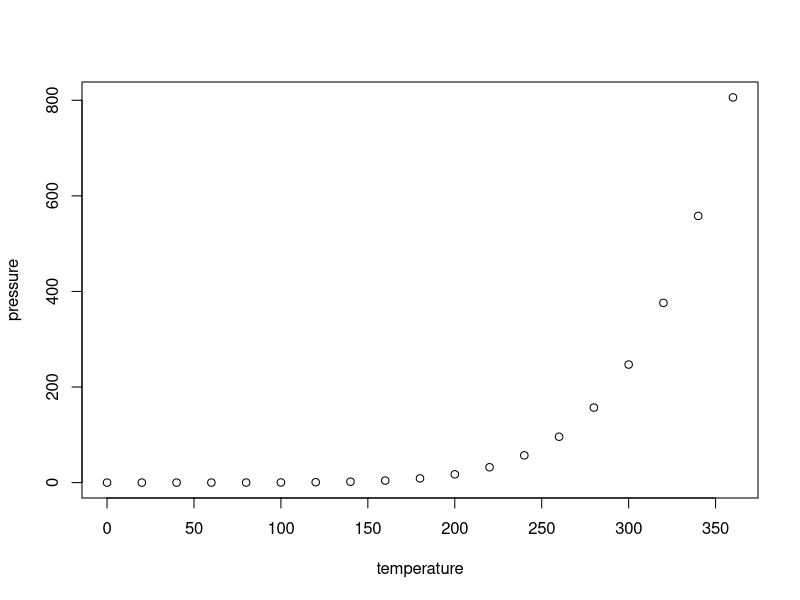
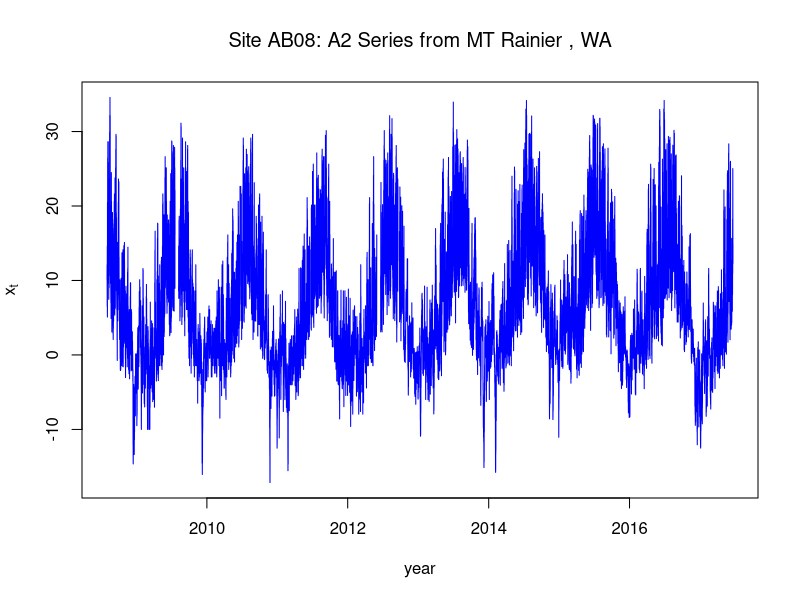
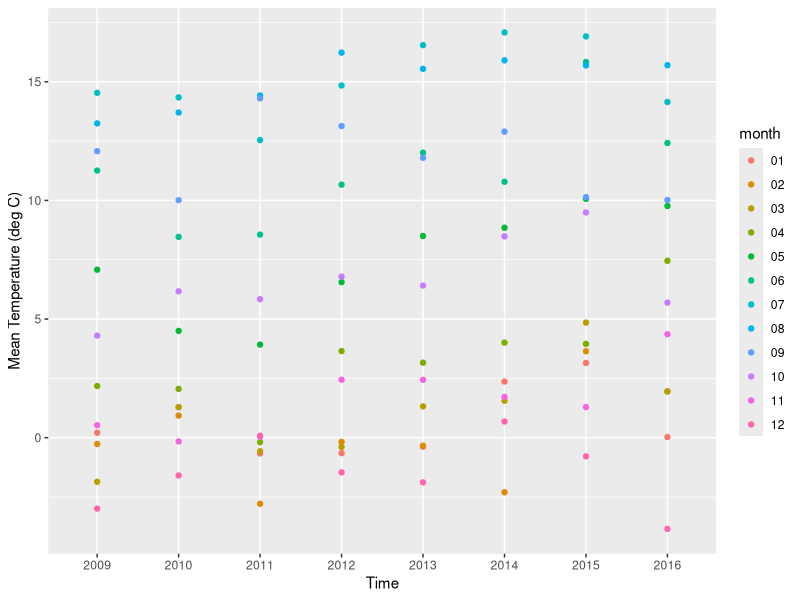
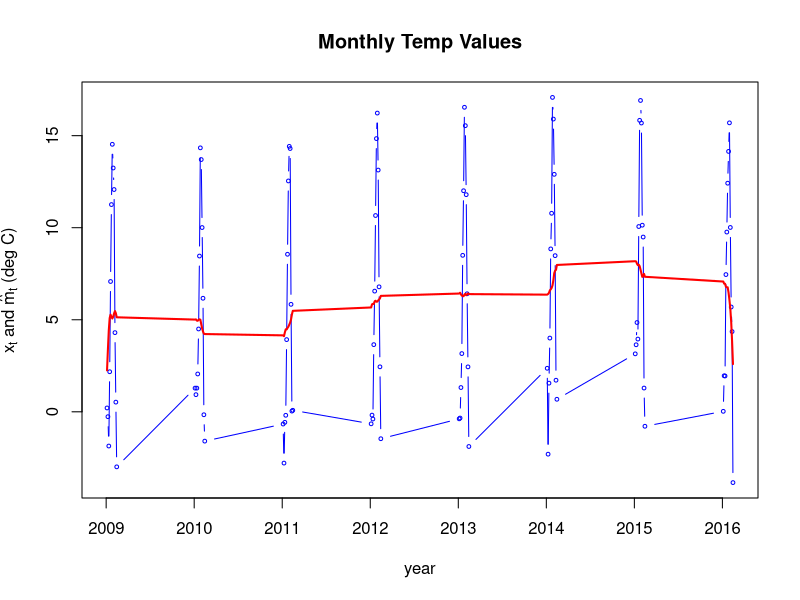
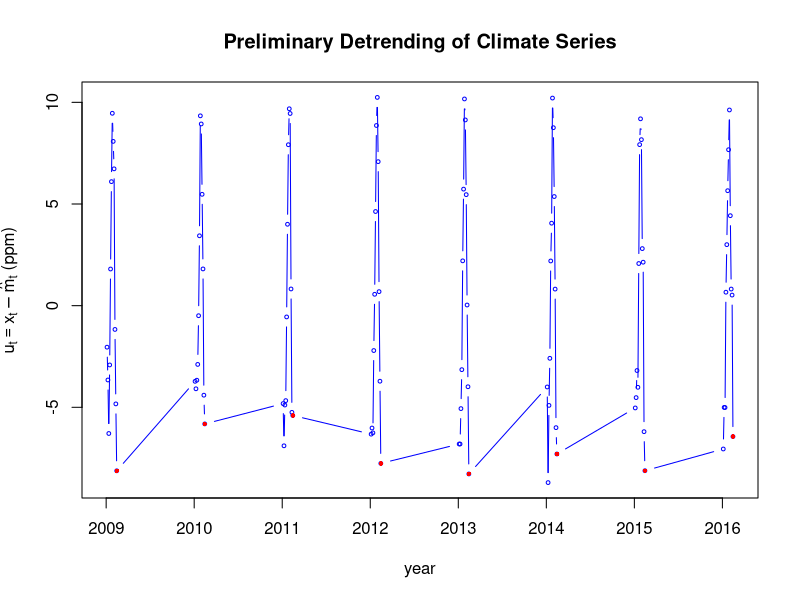
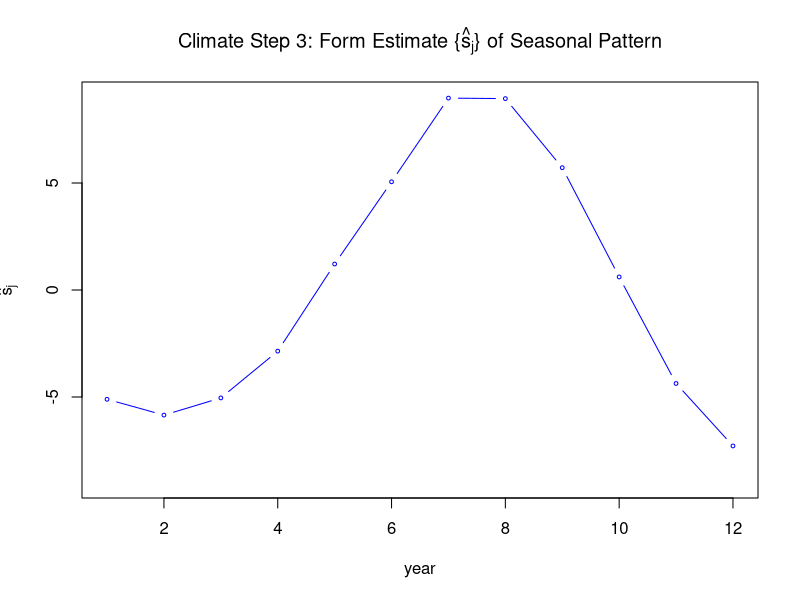
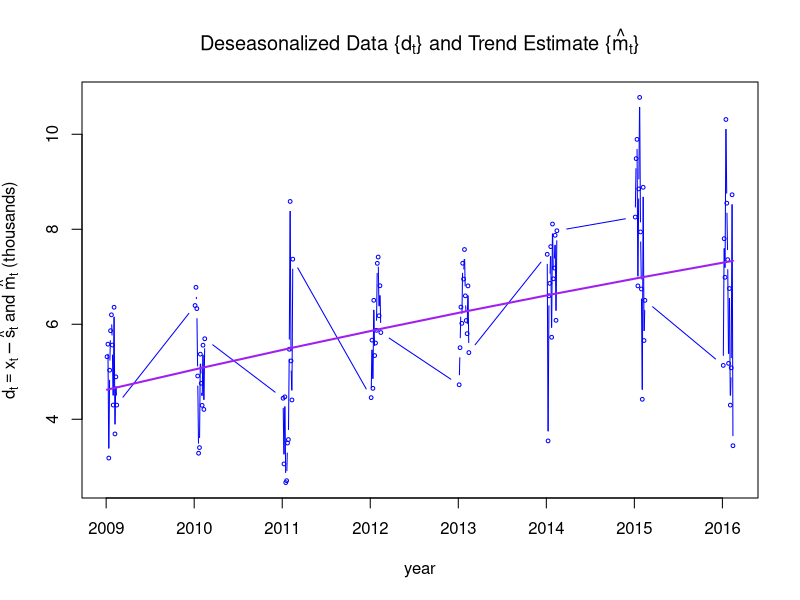
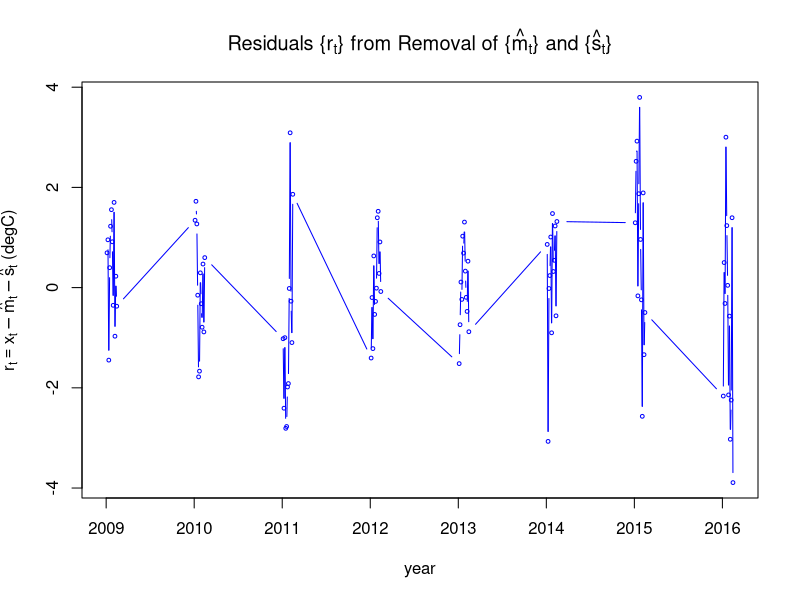

These charts were generated, in order, by the following R code:
## ---- chunk 1
knitr::opts_chunk$set(echo = TRUE)
library(tidyverse)
## ---- chunk 2
summary(cars)
## ---- chunk 3
plot(pressure)
## ---- chunk 4
onest <- read.csv("data/AB08-A2_hourly.csv")
onest$dt <- strptime(onest$DATE, format = "%Y-%m-%d %H:%M:%S")
str(onest)
### define function to do filtering ...

filter.with.padding <- function(x,the.filter,iter=1)
{
    q <- (length(the.filter)-1)/2
    n <- length(x)
    w <- stats::filter(c(rep(x[1],q),x,rep(x[n],q)),the.filter)[(q+1):(q+n)]
    if(iter > 1) for(i in 2:iter) w <- filter(c(rep(w[1],q),w,rep(w[n],q)),the.filter)[(q+1):(q+n)]
    return(w)
}

plot.ACFest <- function(ts, main=NULL, n.lags=40)
{
    ts.acf <- acf(ts, lag.max=n.lags, plot=FALSE)
    n.ts <- length(ts)
    xs <- 1:n.lags
    ys <- ts.acf$acf[2:(n.lags+1)]
    plot(xs,ys,typ="h",xlab="h  (lag)",ylab="ACF",ylim=c(-1,1),col="blue",main=main)
    points(xs,ys,col="red",cex=0.5)
    xs <- 1:n.lags
    xs[1] <- xs[1] - 0.25
    xs[n.lags] <- xs[n.lags] + 0.25
    lines(xs,1.96*sqrt(n.ts-xs)/n.ts,col="magenta",lty="dashed")
    lines(xs,-1.96*sqrt(n.ts-xs)/n.ts,col="magenta",lty="dashed")
    abline(h=0,lty="dashed")
    CI.hw <- 1.96/sqrt(n.ts)
    lines(c(0.75,n.lags+0.25),rep(CI.hw,2),col="blue",lty="dashed")
    lines(c(0.75,n.lags+0.25),rep(-CI.hw,2),col="blue",lty="dashed")
    return(ts.acf$acf)
}
### overhead III-2

plot(onest$dt,onest$series_xts,col="blue",xlab="year",typ="l",
     ylab=expression(x[t]),main=expression(paste("Site AB08: A2",
                                                 " Series from MT Rainier , WA")))

## ---- chunk 5
onest$year <- substring(as.character(onest$DATE),1,4)

onest%>% select(c('DATE','series_xts','year')) %>% group_by(year) %>% summarise(months=n())

## ---- chunk 6

#ggplot needs date in POSIXct
onest$dt_txn <- as.POSIXct(onest$DATE,ormat = "%Y-%m-%d %H:%M:%S")
# Add month column
# Add day column
# Add hour column
onest$month <-format(onest$dt_txn,"%m")
onest$day <- format(onest$dt_txn,"%d")
onest$hour <- format(onest$dt_txn,"%H")


#subset it to only 9 years
# Removed 1288 rows containing missing values 
oneset_9yrs <- onest %>% select(c('dt_txn','series_xts','year','month','day','hour')) %>% 
  filter(!is.na(series_xts) & year > 2008 & year < 2017) %>% as.data.frame() 



#Summarize by months
oneset_9yrs_by_month <- oneset_9yrs %>% group_by(year,month) %>% summarise(min_t=min(series_xts),max_t= min(series_xts),mean_t=mean(series_xts),rows=n()) %>% as.data.frame()

# Add key
oneset_9yrs_by_month$xaxis <- as.double(paste(oneset_9yrs_by_month$year,oneset_9yrs_by_month$month,sep = '.'))
# For every year we should have 12 values

oneset_9yrs_by_month %>% ggplot(aes(year,mean_t,color=month)) + geom_point() +xlab("Time") + ylab("Mean Temperature (deg C)")

m.hat.oneset <- filter.with.padding(oneset_9yrs_by_month$mean_t,c(1/24,rep(1/12,11),1/24))

plot(oneset_9yrs_by_month$xaxis,oneset_9yrs_by_month$mean_t,col="blue",xlab="year",typ="b",
     ylab=expression(paste(x[t]," and ", hat(m)[t]," (deg C)")),main="Monthly Temp Values",cex=0.5)
lines(oneset_9yrs_by_month$xaxis,m.hat.oneset,col="red",lwd=2)

## ---- chunk 7

oneset.u <- oneset_9yrs_by_month$mean_t - m.hat.oneset

plot(oneset_9yrs_by_month$xaxis,oneset.u,col="blue",xlab="year",typ="b",ylab=expression(paste(u[t]==x[t]-hat(m)[t]," (ppm)")),main="Preliminary Detrending of Climate Series",cex=0.5)
points(oneset_9yrs_by_month$xaxis[seq(12,96,12)],oneset.u[seq(12,96,12)],pch=16,col="red",cex=0.6)



## ---- chunk 8


oneset.w.j <- rowMeans(matrix(oneset.u ,nrow=12))

plot(1:12,oneset.w.j- mean(oneset.w.j),col="blue",xlab="year",
     typ="b",ylab=expression(hat(s)[j]),
     main=expression(paste("Climate Step 3: Form Estimate {",hat(s)[j],"} of Seasonal Pattern")),
     ylim=c(-9,9),cex=0.5)


## ---- chunk 9

#get all the years(columns), rows(minths)
#average all the jan, feb... dec
oneset.w.j <- rowMeans(matrix(oneset.u ,nrow=12))
oneset.s.j.hat <- rep(oneset.w.j  - mean(oneset.w.j ),8)
oneset.d <- oneset_9yrs_by_month$mean_t - oneset.s.j.hat

oneset.d.reg <- lm(oneset.d  ~ oneset_9yrs_by_month$xaxis + I(oneset_9yrs_by_month$xaxis^2))

plot(oneset_9yrs_by_month$xaxis,oneset.d,col="blue",xlab="year",typ="b",
     ylab=expression(paste(d[t] == x[t] - hat(s)[t]," and ", hat(m)[t]," (thousands)")),
     main=expression(paste("Deseasonalized Data {", d[t], "} and Trend Estimate {",hat(m)[t],"}")),
     cex=0.5)
lines(oneset_9yrs_by_month$xaxis,fitted(oneset.d.reg ),col="purple",lwd=2)

## ---- chunk 10

plot(oneset_9yrs_by_month$xaxis,resid(oneset.d.reg),col="blue",xlab="year",typ="b",
     ylab=expression(paste(r[t] == x[t] - hat(m)[t] - hat(s)[t]," (degC)")),
     main=expression(paste("Residuals {",r[t],"} from Removal of {", hat(m)[t],"} and {",hat(s)[t],"}")),
     cex=0.5)

## ---- chunk 11

phi <- plot.ACFest(resid(oneset.d.reg), 
        expression(paste("Sample ACF for {", r[t],"}")))[2]

## ---- chunk 12

oneset.z <- resid(oneset.d.reg)[-1] - phi*resid(oneset.d.reg)[-length(resid(oneset.d.reg))]

plot(oneset_9yrs_by_month$xaxis[-1],oneset.z ,col="blue",xlab="year",
     typ="b",ylab=expression(paste(z[t]==r[t]-hat(phi)*r[t-1]," (thousands)")),
     main=expression(paste("Residuals ",
       z[t]==r[t]-hat(phi)*r[t-1]," from Fitted AR(1) Model")),
     cex=0.5)

## ---- chunk 13

plot.ACFest(oneset.z, expression(paste("Sample ACF for {", z[t],"}")))[2]
